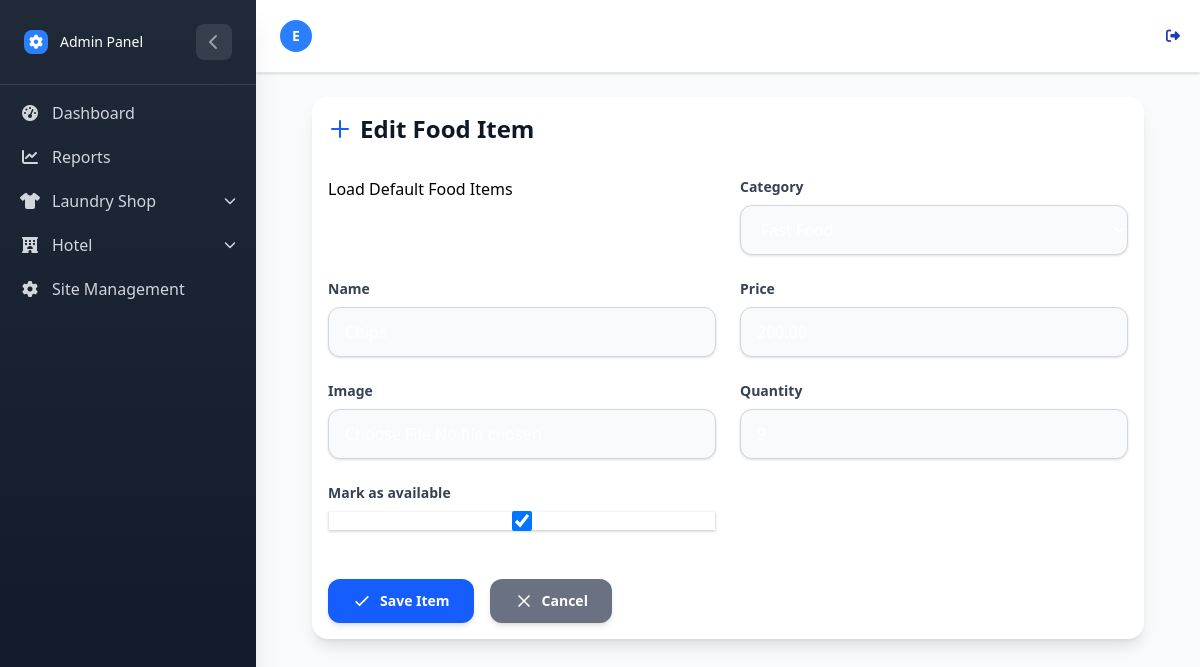
The app's page /Hotel/items/1/edit/ (signed in), older data.
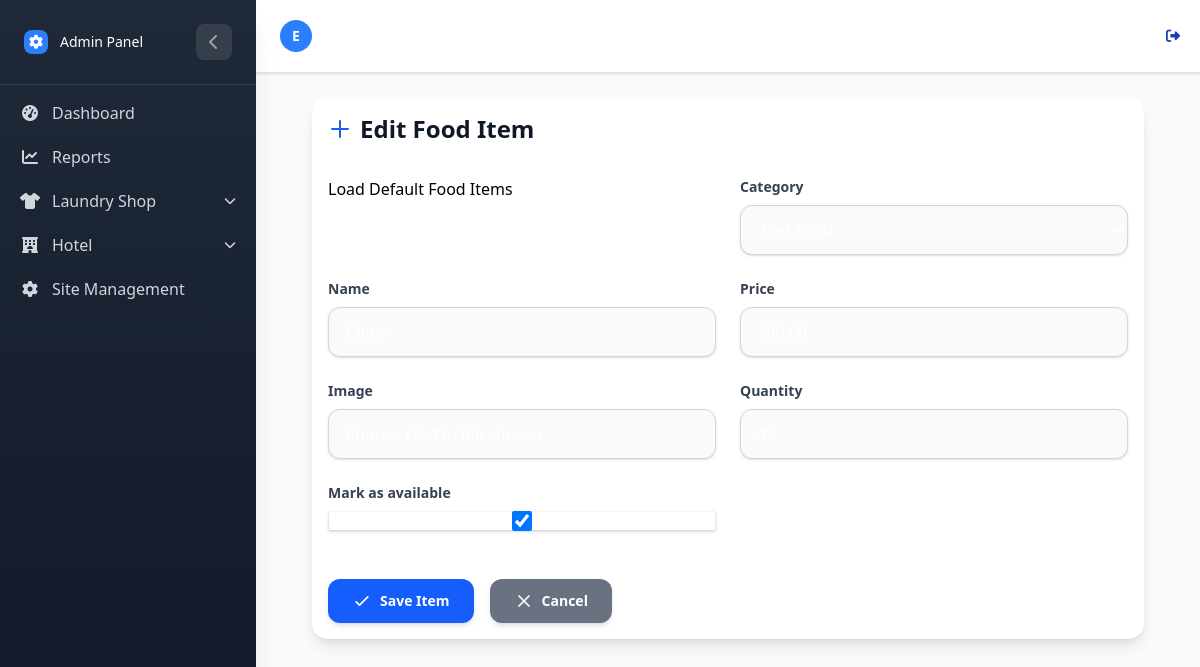
The same page, newer data.
### HotelApp/models.py (models this page shows, shortened)
class FoodItem(models.Model):
    category = models.ForeignKey(FoodCategory, on_delete=models.CASCADE, related_name="items")
    name = models.CharField(max_length=100, db_index=True)
    price = models.DecimalField(max_digits=10, decimal_places=2)
    image = models.ImageField(upload_to=food_item_image_path, blank=True, null=True)
    created_by =  models.ForeignKey(
        settings.AUTH_USER_MODEL,
        on_delete=models.CASCADE)
    quantity = models.PositiveIntegerField(default=0)  # how many portions are available
    is_available = models.BooleanField(default=False, db_index=True)  # marked available by seller

### HotelApp/views.py (the view)
# urls.py: path('items/<int:pk>/edit/', views.food_item_edit, name='food_item_edit'),
@login_required
def food_item_edit(request, pk):
    food_item = get_object_or_404(FoodItem, pk=pk)
    if food_item.created_by != request.user and not request.user.is_staff and not request.user.is_superuser:
        messages.error(request, 'You do not have permission to edit this food item.')
        return redirect('hotel:food_item_list')
    if request.method == 'POST':
        form = FoodItemForm(request.POST, request.FILES, instance=food_item)
        if form.is_valid():
            form.save()
            messages.success(request, 'Food item updated successfully!')
            return redirect('hotel:food_item_list')
    else:
        form = FoodItemForm(instance=food_item)
    return render(request, 'food/food_item_form.html', {'form': form, 'title': 'Edit Food Item'})

### HotelApp/models.py (called while the page is built)
    def __str__(self):
        return self.name

### HotelApp/templates/food/food_item_form.html (shortened to what this page needs)
{% extends 'home.html' %}
{% load static %}
{% load widget_tweaks %}
{% block content %}
<div class="max-w-3xl mx-auto px-4 sm:px-6 lg:px-8 py-10">
    <div class="bg-white dark:bg-gray-900  p-4 rounded-2xl shadow-lg p-8">
        <h2 class="text-2xl font-bold text-gray-900 dark:text-gray-100 mb-8 flex items-center">
            <svg class="w-6 h-6 text-blue-600 dark:text-blue-400 mr-2" fill="none" stroke="currentColor"
                viewBox="0 0 24 24">
                <path stroke-linecap="round" stroke-linejoin="round" stroke-width="2" d="M12 4v16m8-8H4"></path>
            </svg>
            {{ title }}
        </h2>
        <form method="post" enctype="multipart/form-data" class="space-y-6">
            <div class="grid grid-cols-1 md:grid-cols-2 gap-6">
                <a href="{% url 'hotel:load_default_food_items' %}" class="btn btn-primary ">
                    Load Default Food Items
                </a>
                {% for field in form %}
                <div class="{% if field.name == 'description' or field.name == 'image' %}md:col-span-2{% endif %}">
                    <label for="{{ field.id_for_label }}"
                        class="block text-sm font-semibold text-gray-700 dark:text-gray-300 mb-2">
                        {{ field.label }}
                    </label>
                    <div class="relative">
                        {{ field|add_class:"block w-full px-4 py-3 border border-gray-300 dark:border-gray-700 rounded-xl shadow-sm bg-gray-50 dark:bg-gray-800 text-gray-900 dark:text-gray-100placeholder-gray-400 focus:outline-none focus:ring-2 focus:ring-blue-500 focus:border-blue-500 transition" }}
                    </div>
                </div>
                {% endfor %}
            </div>
            <div class="flex space-x-4 pt-6">
                <button type="submit"
                    class="inline-flex items-center px-6 py-3 bg-blue-600 hover:bg-blue-700 text-white text-sm font-semibold rounded-xl shadow-md transition transform hover:-translate-y-0.5 hover:shadow-lg">
                    <svg class="w-5 h-5 mr-2" fill="none" stroke="currentColor" viewBox="0 0 24 24">
                        <path stroke-linecap="round" stroke-linejoin="round" stroke-width="2" d="M5 13l4 4L19 7"></path>
                    </svg>
                    Save Item
                </button>
                <a href="{% url 'hotel:food_item_list' %}"
                    class="bg-gray-500 inline-flex items-center px-6 py-3  hover:bg-gray-700 text-white text-sm font-semibold rounded-xl shadow-md transition transform hover:-translate-y-0.5 hover:shadow-lg">
                    <svg class="w-5 h-5 mr-2" fill="none" stroke="currentColor" viewBox="0 0 24 24">
                        <path stroke-linecap="round" stroke-linejoin="round" stroke-width="2" d="M6 18L18 6M6 6l12 12">
                        </path>
                    </svg>
                    Cancel
                </a>
            </div>
        </form>
    </div>
</div>
{% endblock %}

Row changes from the older to the newer data that the page shows:
changed FoodItem "Fast Food": quantity "9" → "49"
